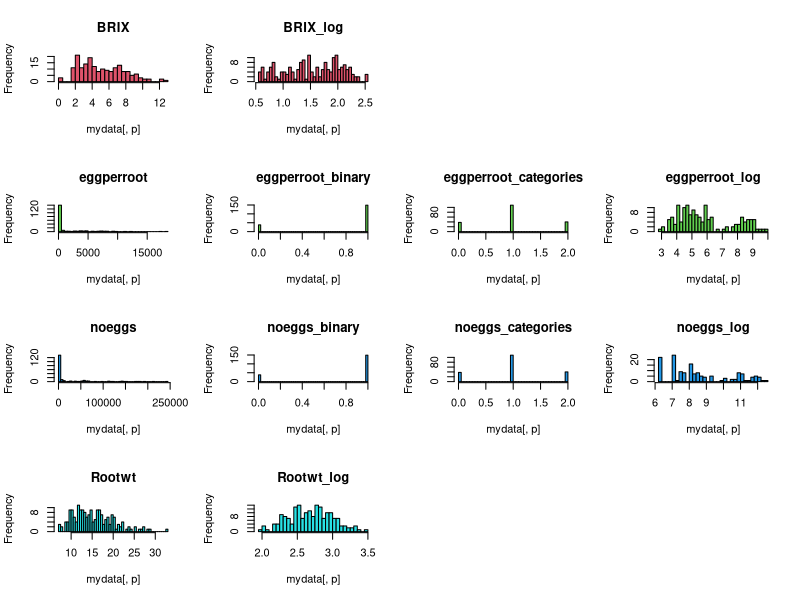

Reproduce this figure in R.
# setwd('C:\\Users\\jgwall\\Desktop\\000_ToUdate_PGRP\\Harris_SorghumQtl')
phenos=read.csv('0_sorghum_phenos.csv', row.names=1)

log_trans = names(phenos) # Log-transform all phenotypes
logistic_trans = c('noeggs', 'eggperroot') #Turn into 0/1 phenotypes
category_trans = c('noeggs', 'eggperroot') #turn into 0/1/2 phenotypes
cat_cutoffs = list(noeggs = 20000, eggperroot = 1000)# Cutoffs between categories 1 & 2

# Make new data frame of phenotypes
#newphenos=data.frame(row.names=rownames(phenos))
newphenos=phenos# Decided to keep raw values in there just as a check for heritability

# Log transform
for(myname in log_trans){
  newname=paste(myname, '_log', sep="")
  newphenos[,newname] = log(phenos[,myname])
  # Set values from log-transforming 0s to missing
  infinite = !is.finite(newphenos[,newname])
  newphenos[infinite, newname]= NA
}

# Logistic transform
for(myname in logistic_trans){
  newname=paste(myname, '_binary', sep="")
  newphenos[,newname] = ifelse(phenos[,myname]>0, yes=1, no=0)
}

# Category transform
for(myname in category_trans){
  newname=paste(myname, '_categories', sep="")
  # Separte into categories; 0=0, middle=1, high=2
  upper_category=ifelse(phenos[,myname]>cat_cutoffs[[myname]], yes=2, no=1)
  newphenos[,newname] = ifelse(phenos[,myname]==0, yes=0, no=upper_category)
}

# Sort & write out
newphenos = newphenos[,order(names(newphenos))]
write.table(newphenos, file='1a_phenos_transformed.txt', sep='\t', quote=F, row.names=T, col.names=T)

# Write out in TASSEL format
outfile="1a_phenos_transformed.tassel.txt"
write("<Phenotype>", outfile)
write(paste(c('taxa', rep("data", ncol(newphenos))), collapse='\t'), outfile, append=T)
write(paste(c('Taxon', names(newphenos)), collapse='\t'), outfile, append=T)
write.table(newphenos, file=outfile, append=T, col.names=F, row.names=T, sep='\t', quote=F)

# Histograms of phenotypes, split by original phenotype on rows
orig = sub(names(newphenos), pattern="_.+", rep="")
ncol=max(table(orig))
nrow=length(unique(orig))
mycolor=1

png('1_phenos_hists.transformed.png', width=3*ncol, height=3*nrow, units='in', res=150)
  par(mfrow=c(nrow, ncol))
  for(o in unique(orig)){
    mycolor=mycolor+1
    mydata = subset(newphenos, select = orig==o)
    null=lapply(names(mydata), function(p){
      hist(mydata[,p], main=p, breaks=40, col=mycolor)
    })
    # Add blank spots to right of plots if needed so next pheno starts on next line
    blank_count = ncol - sum(orig==o)
    if(blank_count>0){
      for(i in 1:blank_count){plot(NA, NA, axes=F, xlim=c(0,1), ylim=c(0,1), xlab="", ylab="")}
    }
  }
dev.off()
